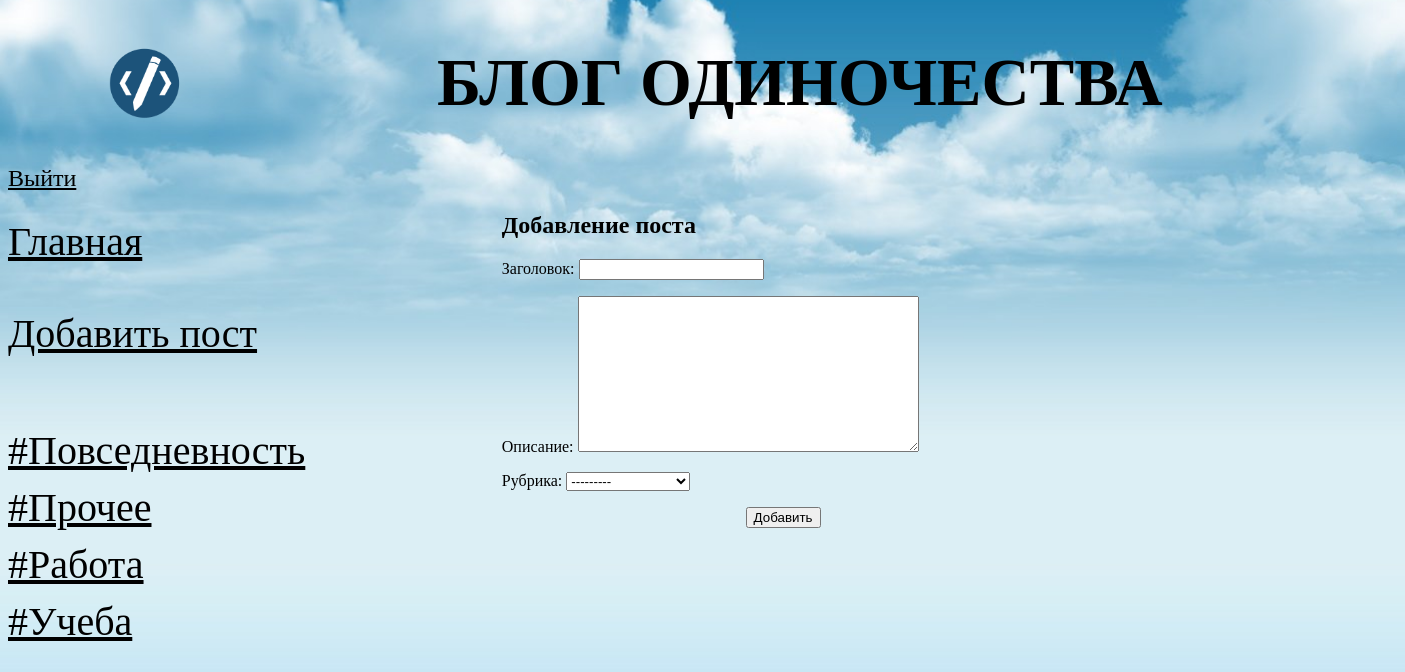
Before: /bboard/add/ (signed in) with the older database file.
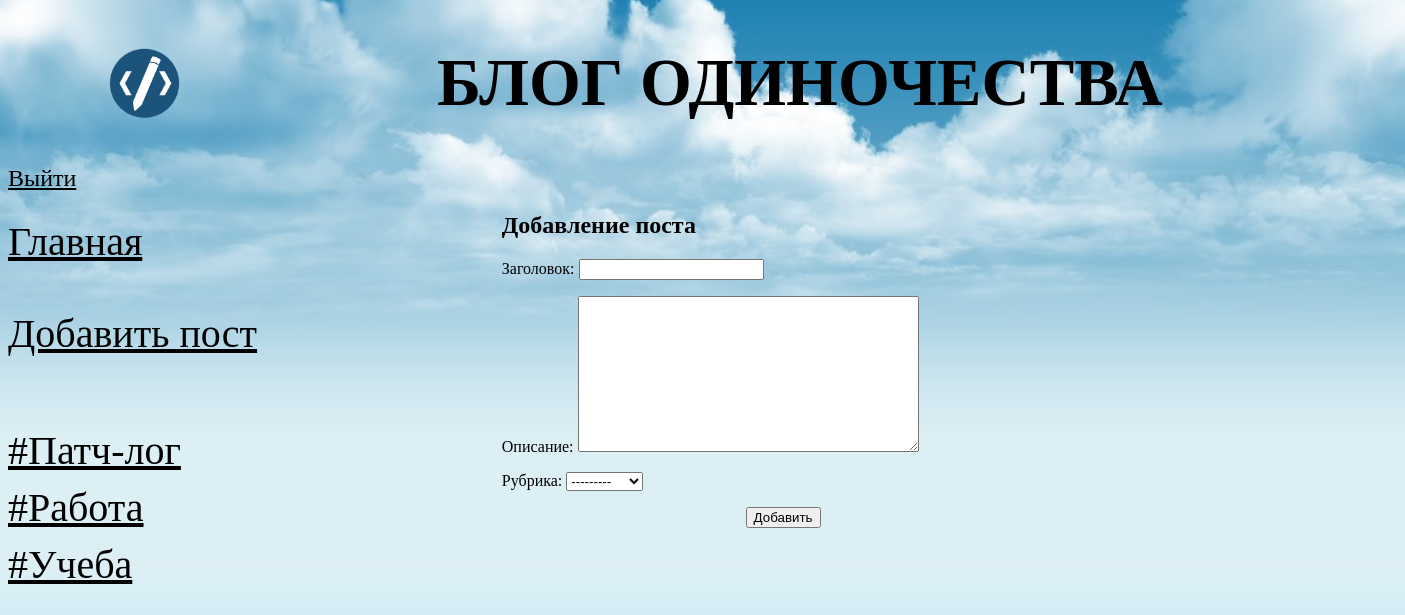
After: the same page with the newer database file.
### bboard/models.py (models this page shows)
class Rubric(models.Model):
    name = models.CharField(max_length=20, verbose_name="Название", db_index=True)
    def __str__(self):
        return self.name
    class Meta:
        verbose_name_plural = "Рубрики"
        verbose_name = "Рубрика"
        ordering = ["name"]

### bboard/views.py (the view)
# urls.py: path("add/", BbCreateView.as_view(), name='add'),
class BbCreateView(LoginRequiredMixin, CreateView):
    login_url = "login"
    redirect_field_name = "index"
    template_name = 'bboard/create.html'
    form_class = BbForm
    success_url = reverse_lazy('index')
    def get_context_data(self, **kwargs):
        context = super().get_context_data(**kwargs)
        context['rubrics'] = Rubric.objects.all()
        return context

### bboard/forms.py
class BbForm(ModelForm):
   class Meta:
      model = Bb
      fields = ('title','content','rubric')

### bboard/templates/bboard/create.html (shortened to what this page needs)
{% extends "layout/basic.html" %}
{% block content %}
<h2 style="position: relative; left: 20%;">Добавление поста</h2>
<form method="post" class="create_post">
   {{ form.as_p }}
   <input type="submit" style="position: relative; left: 20%" value="Добавить">
</form>
{% endblock %}

### bboard/templates/layout/basic.html (shortened to what this page needs)
{% load static %}
<!DOCTYPE html>
<html>
   <head>
      <link rel="stylesheet" type="text/css"
      href="{% static 'bboard/style.css' %}">
   </head>
   <body>
      <header>
         <h1>Блог одиночества</h1>
         {% if user.is_authenticated %}
         <p><a href="{% url 'logout' %}" style="font-size: 18pt;  color: black;">Выйти</a></p>
         {% else %}
         <p style="font-size: 18pt;  color: black;">Вы не авторизованы. <a href="{% url 'login' %}" style="font-size: 18pt;  color: black;">Авторизоваться</a></p>
         {% endif %}
      </header>
      <nav>
         <a href="{% url 'index' %}" class="pbutton">Главная</a>
         <br>
         <a href="{% url 'add' %}" class="pbutton">Добавить пост</a>
         <br>
         <br>
         {% for rubric in rubrics %}
         <a href="{% url 'by_rubric' rubric.pk %}" class="pbutton">
         #{{ rubric.name }}</a>
         {% endfor %}
      </nav>
      <section>
         {% block content %}
         {% endblock %}
      </section>
   </body>
</html>

Changed rows visible on the page:
removed Rubric: name "Повседневность"
removed Rubric: name "Прочее"
added Rubric: name "Патч-лог"
